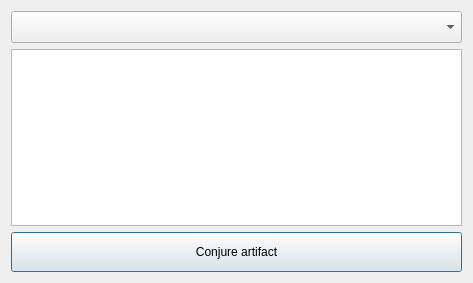
<?xml version="1.0" encoding="UTF-8"?>
<ui version="4.0">
 <class>DialogAddArtifact</class>
 <widget class="QDialog" name="DialogAddArtifact">
  <property name="geometry">
   <rect>
    <x>0</x>
    <y>0</y>
    <width>473</width>
    <height>283</height>
   </rect>
  </property>
  <property name="windowTitle">
   <string>Conjure Artifact</string>
  </property>
  <layout class="QVBoxLayout" name="verticalLayout">
   <item>
    <widget class="QComboBox" name="comboBox_Artifacts">
     <property name="minimumSize">
      <size>
       <width>0</width>
       <height>32</height>
      </size>
     </property>
     <property name="maxVisibleItems">
      <number>250</number>
     </property>
     <property name="iconSize">
      <size>
       <width>32</width>
       <height>32</height>
      </size>
     </property>
    </widget>
   </item>
   <item>
    <widget class="QGraphicsView" name="graphicsView"/>
   </item>
   <item>
    <widget class="QPushButton" name="pushButton_AddArtifact">
     <property name="minimumSize">
      <size>
       <width>0</width>
       <height>40</height>
      </size>
     </property>
     <property name="text">
      <string>Conjure artifact</string>
     </property>
     <property name="icon">
      <iconset resource="../Resources/InteractiveGameTweaker.qrc">
       <normaloff>:/heroes/yramrag.gif</normaloff>:/heroes/yramrag.gif</iconset>
     </property>
     <property name="iconSize">
      <size>
       <width>32</width>
       <height>32</height>
      </size>
     </property>
    </widget>
   </item>
  </layout>
 </widget>
 <resources>
  <include location="../Resources/InteractiveGameTweaker.qrc"/>
 </resources>
 <connections/>
</ui>
